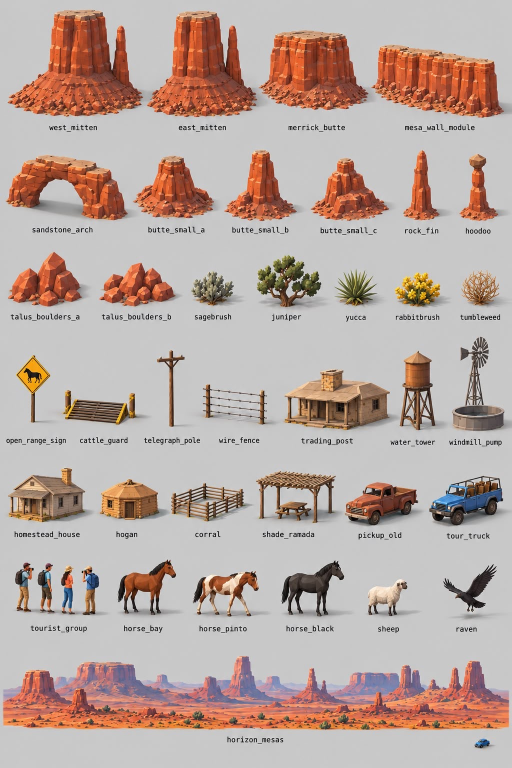
#> input picture docs/track_briefs/img/monument_plan/inventar_v02.jpg, 1024 x 1536 px, found by its file name (shown at 1/2 size)
$ python crop_kyoto_sheet.py
#> lines starting #> are read from the running program, lines starting #| are printed output that depends on the picture; after the words box and inside, x2 and y2 are one past the last pixel; in counts of white or black regions, pixels touching at a corner belong together
"""Decupari per piesa din planșa de inventar Kyoto (v0.2), marite 2x.

    python tools/blender/crop_kyoto_sheet.py

Citeste docs/track_briefs/img/kyoto_plan/inventar_v02.jpg si scrie
docs/track_briefs/img/kyoto_assets_v1/<nume>.png, plus montajul de control
_control.png (toate decuparile, cu nume). Cutiile (x0, x1) sunt masurate pe
planșa 1024 x 1536; pe verticala fiecare rand are limitele lui, iar
decuparea se strange automat pe pixelii care difera de fundal.
"""
import os
from PIL import Image, ImageDraw
import numpy as np

HERE = os.path.dirname(os.path.abspath(__file__))
ROOT = os.path.dirname(os.path.dirname(HERE))
SRC = os.path.join(ROOT, "docs", "track_briefs", "img", "kyoto_plan", "inventar_v02.jpg")
OUT = os.path.join(ROOT, "docs", "track_briefs", "img", "kyoto_assets_v1")

# (y_sus, y_jos_fara_eticheta) per rand
ROWS = {
    1: (3, 142), 2: (160, 296), 3: (318, 426), 4: (446, 552), 5: (574, 659),
    6: (683, 796), 7: (820, 933), 8: (958, 1065), 9: (1087, 1195),
    10: (1219, 1296), 11: (1322, 1387), 12: (1405, 1486),
}

# nume: (rand, x0, x1)
PIECES = {
    "yasaka_pagoda": (1, 240, 365), "sanjunoto_pagoda": (1, 480, 605),
    "koyasu_pagoda": (1, 715, 830),
    "kiyomizu_hondo": (2, 135, 440), "kakezukuri_scaffold": (2, 500, 675),
    "niomon_gate": (2, 745, 940),
    "inari_romon": (3, 95, 292), "votive_torii_cluster": (3, 350, 625),
    "kitsune_statue": (3, 730, 915),
    "kitsune_statue_a": (3, 730, 822), "kitsune_statue_b": (3, 826, 915),
    "kinkakuji": (4, 285, 480), "yukimi_lantern": (4, 655, 720),
    "tsutenkyo_roof_module": (5, 95, 374), "togetsukyo_module": (5, 412, 692),
    "iron_truss_bridge": (5, 722, 990),
    "machiya_a": (6, 76, 184), "machiya_b": (6, 193, 279),
    "machiya_c": (6, 284, 390), "machiya_d": (6, 396, 507),
    "machiya_e": (6, 510, 615), "teahouse_front": (6, 630, 748),
    "paper_lantern": (6, 750, 815), "temple_wall": (6, 835, 1006),
    "stone_lantern_a": (7, 100, 170), "stone_lantern_b": (7, 210, 287),
    "small_shrine": (7, 300, 397), "ema_rack": (7, 410, 518),
    "bell_tower": (7, 522, 660), "chozuya": (7, 665, 795),
    "cyclopean_wall": (7, 800, 1006),
    "momiji_a": (8, 105, 245), "momiji_b": (8, 262, 410),
    "momiji_c": (8, 430, 570), "ginkgo": (8, 600, 725),
    "niwaki_pine": (8, 750, 920),
    "moso_culm": (9, 20, 108), "bamboo_crown": (9, 112, 216),
    "shiba_fence": (9, 217, 312), "karikomi_shrub_a": (9, 318, 384),
    "karikomi_shrub_b": (9, 392, 470), "garden_rock_a": (9, 484, 552),
    "garden_rock_b": (9, 570, 640), "garden_rock_c": (9, 652, 712),
    "stepping_stones": (9, 725, 810), "moss_mound": (9, 808, 902),
    "leaf_pile": (9, 905, 1006),
    "sagano_train": (10, 88, 497), "jinrikisha": (10, 532, 628),
    "yakatabune": (10, 665, 852), "monk_sweeper": (10, 882, 950),
    "sika_deer_stand": (11, 190, 268), "sika_deer_graze": (11, 314, 390),
    "sika_deer_bow": (11, 412, 495), "crow": (11, 648, 765),
    "horizon_Higashiyama_A": (12, 50, 287),
    "horizon_Higashiyama_B": (12, 288, 512),
    "horizon_Arashiyama_A": (12, 515, 755),
    "horizon_FarRoofs_A": (12, 758, 1005),
}


# piese care trec peste linia de separare de deasupra: cate px urcam cutia
TOP_EXT = {"kinkakuji": 4, "momiji_a": 8, "ginkgo": 8, "sika_deer_stand": 8,
           "moso_culm": 5}


def main():
    sheet = Image.open(SRC).convert("RGB")
#> sheet is the input picture: PIL image 1024x1536 RGB; mean R, G, B 185.9, 168.4, 161.8
    arr = np.array(sheet).astype(int)
    os.makedirs(OUT, exist_ok=True)
    # masina de scara (icoana gri din stanga fiecarui rand) nu e piesa
    car = {r: None for r in ROWS}
    done = []
    for name, (row, x0, x1) in PIECES.items():
        y0, y1 = ROWS[row]
        y0 -= TOP_EXT.get(name, 0)
        sub = arr[y0:y1, x0:x1]
        # fundalul: mediana pe marginea de sus a cutiei
        bg = np.median(sub[:4].reshape(-1, 3), axis=0)
        fg = np.abs(sub - bg).max(axis=2) > 30
        erase = None
        if name == "stepping_stones":
            # marginea movilei de muschi (verde) intra in cutie, sub piatra de sus
            erase = np.zeros_like(fg)
            erase[1160 - y0:, 798 - x0:] = True
            fg &= ~erase
        if name == "moss_mound":
            # varful pietrei de la stepping_stones intra in colt
            fg[: 1156 - y0, : 824 - x0] = False
            erase = np.zeros_like(fg)
            erase[: 1156 - y0, : 824 - x0] = True
        # puncte rătăcite (≤2 px pe coloană/rând) nu conteaza la strangere
        fg &= ~(fg.sum(axis=1) > 0.9 * fg.shape[1])[:, None]  # linii de separare
        colok = fg.sum(axis=0) >= 3
        rowok = fg.sum(axis=1) >= 3
        fg &= colok[None, :] & rowok[:, None]
        ys, xs = np.where(fg)
        if "moso_culm" == name:
            keep = ~((xs < 55) & (ys > 60))
            ys, xs = ys[keep], xs[keep]
        if len(xs) == 0:
            print("GOL:", name)
            continue
        pad = 6
        if (xs.min() == 0 or xs.max() == x1 - x0 - 1 or ys.min() == 0
                or ys.max() == y1 - y0 - 1):
            print("ATINGE MARGINEA CUTIEI:", name,
                  (xs.min() == 0, xs.max() == x1 - x0 - 1,
                   ys.min() == 0, ys.max() == y1 - y0 - 1))
        cx0 = max(x0 + xs.min() - pad, x0)
        cx1 = min(x0 + xs.max() + pad + 1, x1)
        cy0 = max(y0 + ys.min() - pad, y0)
        cy1 = min(y0 + ys.max() + pad + 1, y1)
        work = sheet
        if erase is not None:
            work = sheet.copy()
            wp = work.load()
            for yy, xx in zip(*np.where(erase)):
                wp[x0 + int(xx), y0 + int(yy)] = tuple(int(v) for v in bg)
        crop = work.crop((cx0, cy0, cx1, cy1))
        if name == "moso_culm":
            # sterge icoana masinii care intra in cutie
            px = crop.load()
            for yy in range(crop.height):
                for xx in range(crop.width):
                    if cx0 + xx < 76 and cy0 + yy > 1160:
                        px[xx, yy] = tuple(int(v) for v in bg)
        big = crop.resize((crop.width * 2, crop.height * 2), Image.LANCZOS)
        big.save(os.path.join(OUT, name + ".png"))
        done.append((name, big))
#> this loop made 59 passes
#> (bg, cx0, cx1, cy0, cy1) on passes 1 to 12: ([200, 200, 200], 240, 365, 20, 142), ([201, 201, 201], 480, 605, 55, 142), ([200, 200, 200], 749, 830, 83, 142), ([189, 91, 63], 135, 440, 160, 236), ([171, 75, 44], 500, 675, 160, 220), ([201, 91, 50], 745, 940, 160, 228), ([201, 200, 200], 95, 292, 318, 426), ([200, 200, 200], 350, 625, 318, 426), ([200, 200, 200], 730, 892, 318, 426), ([200, 200, 200], 730, 822, 368, 426), ([200, 199, 199], 826, 892, 318, 426), ([199, 199, 199], 285, 480, 447, 552)
#> bg on passes 16, 25: [199, 181, 122], [192, 165.5, 93]
#| ATINGE MARGINEA CUTIEI: yasaka_pagoda (True, True, False, True)
#| ATINGE MARGINEA CUTIEI: sanjunoto_pagoda (True, True, False, True)
#| ATINGE MARGINEA CUTIEI: koyasu_pagoda (False, True, False, True)
#| ATINGE MARGINEA CUTIEI: kiyomizu_hondo (True, True, True, False)
#| ATINGE MARGINEA CUTIEI: kakezukuri_scaffold (True, True, True, False)
#| ATINGE MARGINEA CUTIEI: niomon_gate (True, True, True, False)
#| ATINGE MARGINEA CUTIEI: inari_romon (True, True, True, True)
#| ATINGE MARGINEA CUTIEI: votive_torii_cluster (True, True, True, True)
#> (further printed lines are left out)
#> pass 1, in main, `sub = arr[y0:y1, x0:x1]`:
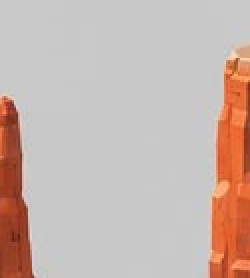
#> sub: shape (139, 125, 3) int64 (shown 2 times larger); mean R, G, B 199.5, 181.5, 174.9
#> pass 1, in main, `fg = np.abs(sub - bg).max(axis=2) > 30`:
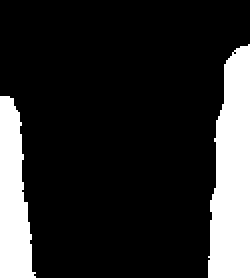
#> fg: shape (139, 125) bool (shown 2 times larger); 17.7% white; 2 white regions, box (x1, y1, x2, y2) and area: (104, 22, 125, 139) 1939, (0, 48, 18, 139) 1141
#> pass 1, in main, `crop = work.crop((cx0, cy0, cx1, cy1))`:
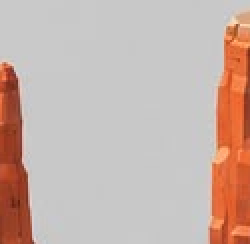
#> crop: PIL image 125x122 RGB (shown 2 times larger); mean R, G, B 199.4, 178.9, 171.3
#> after the loop:
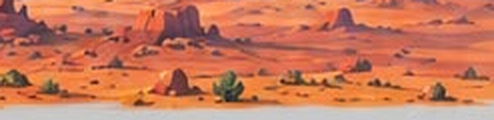
#> big: PIL image 494x120 RGB; mean R, G, B 200.7, 121.5, 92.9
#> after the loop:
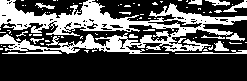
#> fg: shape (81, 247) bool; 32.3% white; 79 white regions (66 under 20 px), largest, box (x1, y1, x2, y2) and area: (0, 0, 247, 54) 5476, (175, 50, 247, 54) 117, (223, 0, 247, 12) 103
#> after the loop, done = 57 items
    # montaj de control
    cell_h = 300
    cells = []
    for name, im in done:
        s = cell_h / im.height if im.height > cell_h else 1.0
        if im.width * s > 420:
            s = 420 / im.width
        t = im.resize((max(int(im.width * s), 1), max(int(im.height * s), 1)))
        cells.append((name, t))
#> this loop made 57 passes
#> name on passes 1 to 12: 'yasaka_pagoda', 'sanjunoto_pagoda', 'koyasu_pagoda', 'kiyomizu_hondo', 'kakezukuri_scaffold', 'niomon_gate', 'inari_romon', 'votive_torii_cluster', 'kitsune_statue', 'kitsune_statue_a', 'kitsune_statue_b', 'kinkakuji'
#> pass 3, in main, `t = im.resize((max(int(im.width * s), 1), max(int(im.height * s), 1)))`:
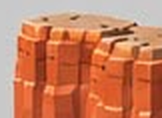
#> t: PIL image 162x118 RGB; mean R, G, B 200.6, 126.8, 95.4
#> after the loop, cells = 57 items
    W = 1800
    x = y = 0
    rowh = 0
    pos = []
    for name, t in cells:
        if x + t.width + 8 > W:
            x = 0
            y += rowh + 22
            rowh = 0
        pos.append((name, t, x, y))
        x += t.width + 8
        rowh = max(rowh, t.height)
#> this loop made 57 passes
#> (name, x, y, rowh) on passes 6, 11, 18, 26, 32, 41, 50, 56: ('niomon_gate', 398, 266, 136), ('kitsune_statue_b', 140, 504, 216), ('machiya_c', 142, 742, 204), ('ema_rack', 224, 990, 150), ('momiji_c', 288, 1242, 214), ('garden_rock_b', 148, 1494, 118), ('sika_deer_stand', 126, 1662, 32), ('horizon_Arashiyama_A', 428, 1780, 105)
#> (name, x, rowh) on passes 1, 2, 3, 4, 5, 7: ('yasaka_pagoda', 258, 244), ('sanjunoto_pagoda', 516, 244), ('koyasu_pagoda', 686, 244), ('kiyomizu_hondo', 1114, 244), ('kakezukuri_scaffold', 1472, 244), ('inari_romon', 800, 216)
#> after the loop, pos = 57 items; rowh = 105; x = 856; y = 1780
    H = y + rowh + 22
#> H = 1907
    mont = Image.new("RGB", (W, H), (255, 255, 255))
#> mont: PIL image 1800x1907 RGB; every value is 255
    d = ImageDraw.Draw(mont)
    for name, t, px_, py_ in pos:
        mont.paste(t, (px_, py_ + 14))
        d.text((px_ + 2, py_), name, fill=(200, 0, 0))
#> this loop made 57 passes
#> (name, px_, py_) on passes 1 to 12: ('yasaka_pagoda', 0, 0), ('sanjunoto_pagoda', 258, 0), ('koyasu_pagoda', 516, 0), ('kiyomizu_hondo', 686, 0), ('kakezukuri_scaffold', 1114, 0), ('niomon_gate', 0, 266), ('inari_romon', 398, 266), ('votive_torii_cluster', 800, 266), ('kitsune_statue', 1228, 266), ('kitsune_statue_a', 1560, 266), ('kitsune_statue_b', 0, 504), ('kinkakuji', 140, 504)
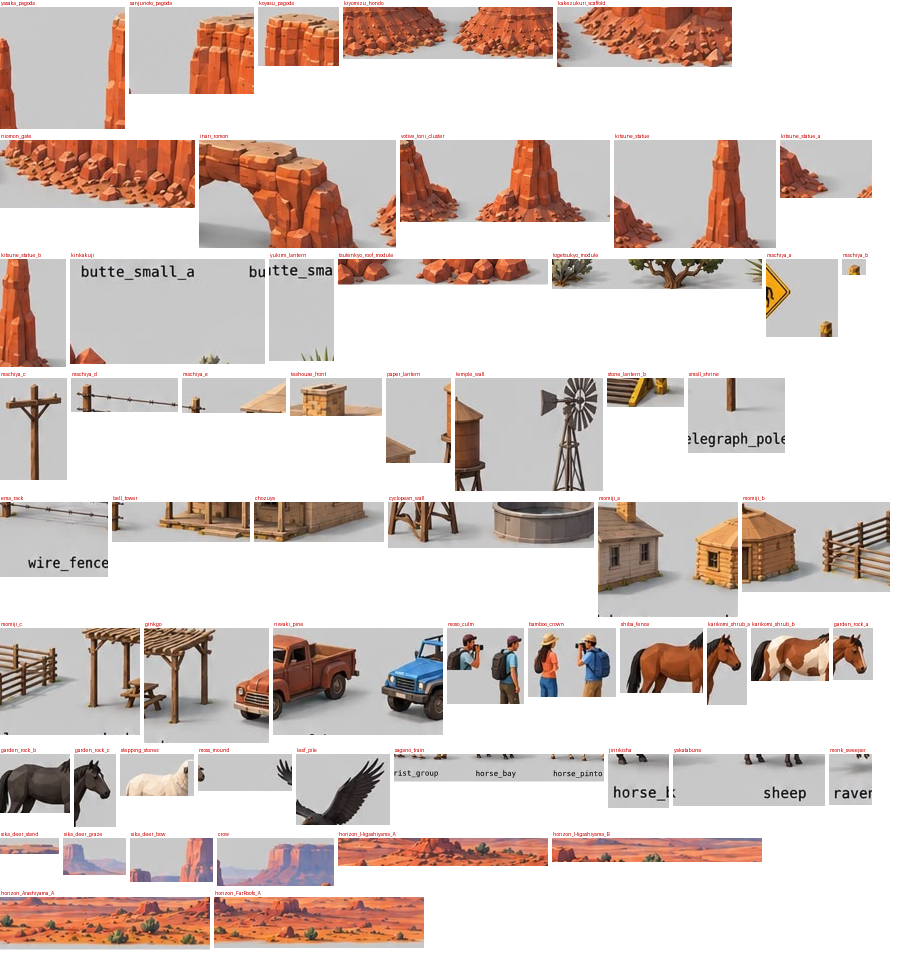
#> mont: PIL image 1800x1907 RGB (shown at 1/2 size); mean R, G, B 215.2, 201.7, 196.5
    mont.save(os.path.join(OUT, "_control.png"))
    print("decupari:", len(done), "montaj:", mont.size)
#| decupari: 57 montaj: (1800, 1907)


if __name__ == "__main__":
    main()
